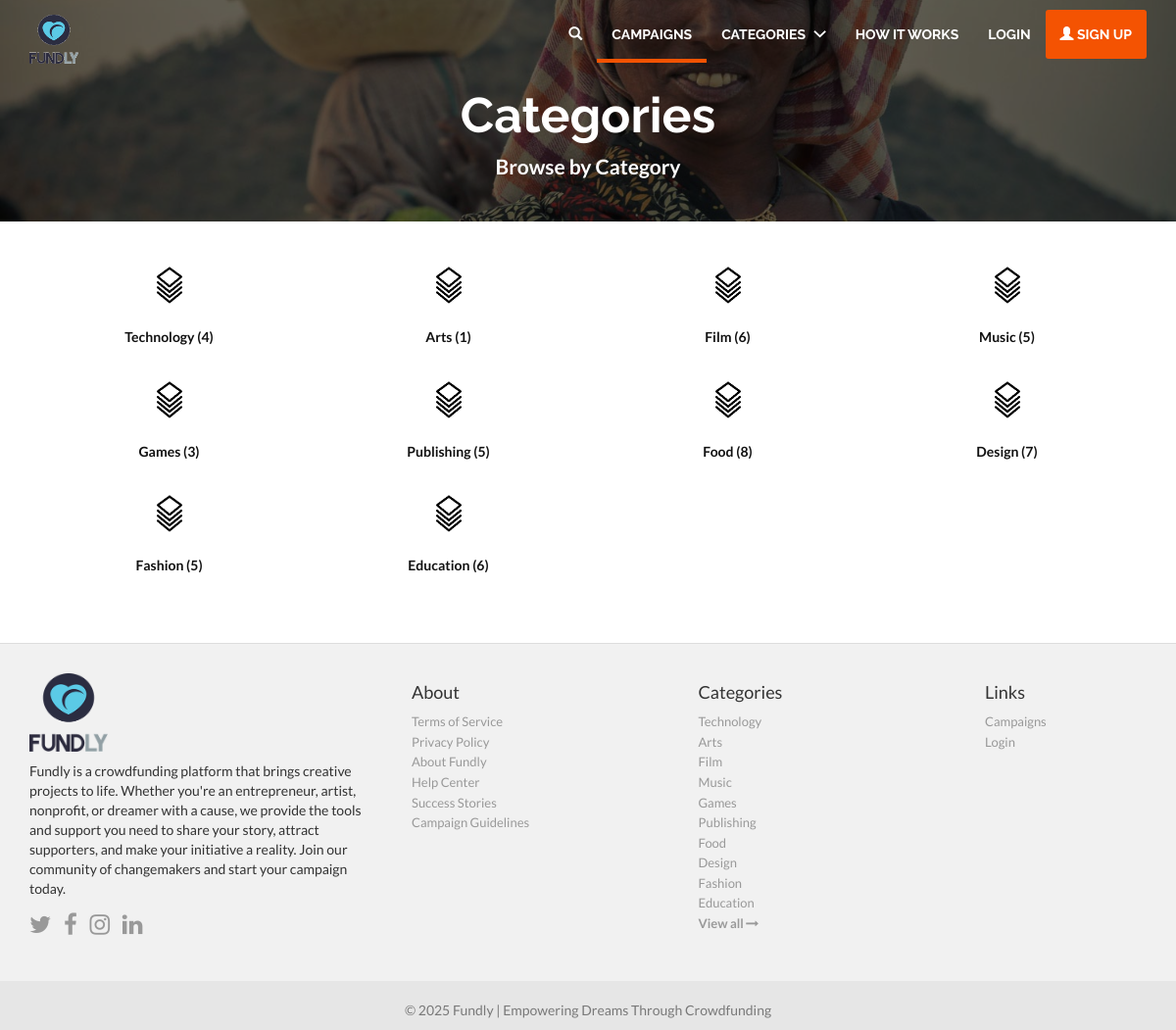
Page /categories on the earlier database version.
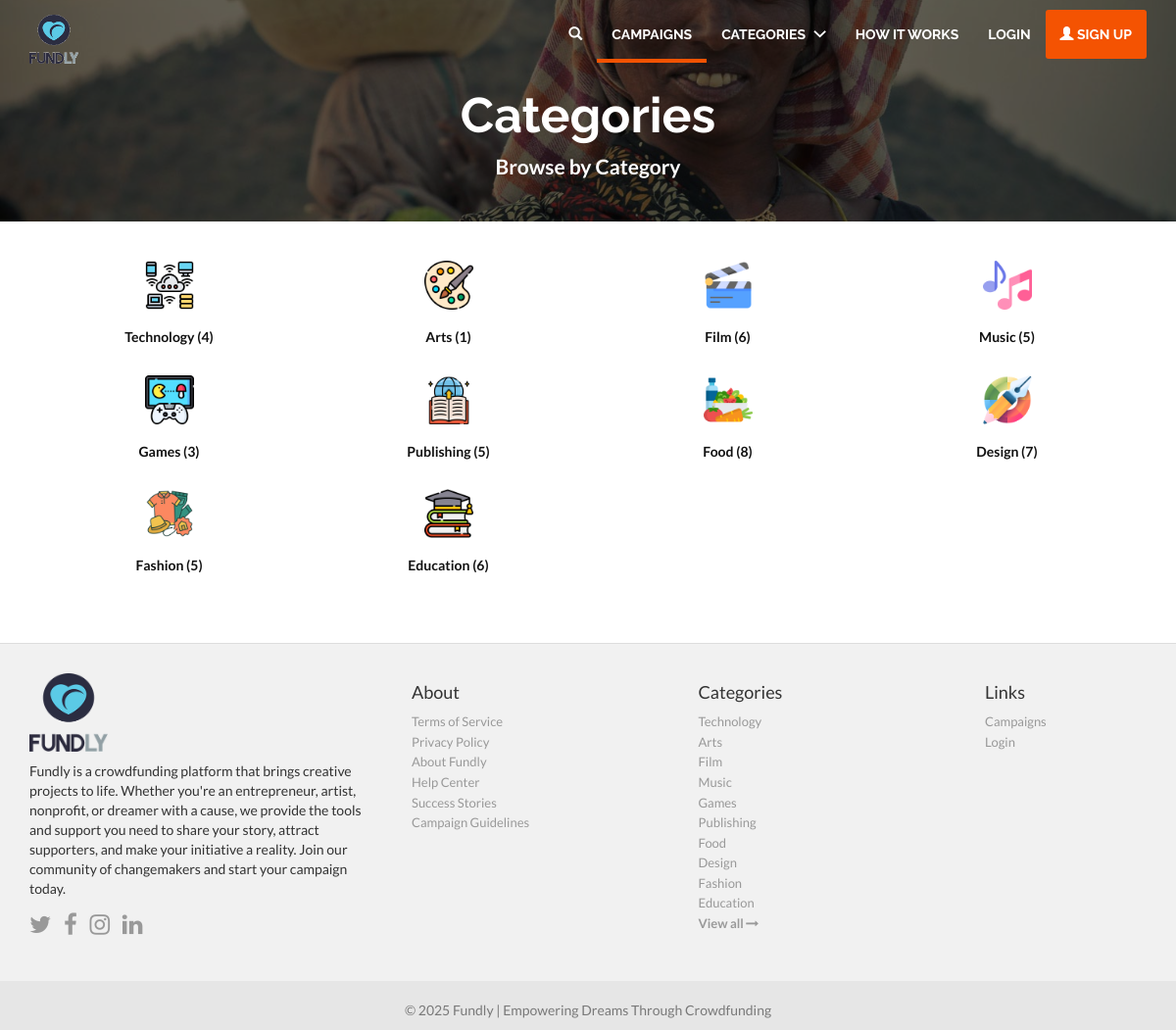
Same page on the later database version.
### core/models.py (models this page shows, shortened)
class Category(models.Model):
    name = models.CharField(max_length=50, unique=True)
    slug = models.CharField(max_length=100, unique=True)
    image = models.ImageField(upload_to='categories', default="default.png")
    @property
    def category_image(self):
        if self.image:
            return self.image.url
        return "/media/categories/default.png"

### core/views.py (the view)
# urls.py: path('categories', CategoryListView.as_view(), name="categories"),
class CategoryListView(ListView):
    model = Category
    template_name = "categories.html"
    context_object_name = "categories"
    queryset = Category.objects.prefetch_related("campaign_set").all()

### core/context_processors.py (called while the page is built)
def categories(request):
    cats = Category.objects.prefetch_related("campaign_set").all()[:5]
    return {'categories': cats}

### templates/categories.html
{% extends 'base.html' %}
{% block content %}
    <div class="jumbotron md index-header jumbotron_set jumbotron-cover">
        <div class="container wrap-jumbotron position-relative">
            <h2 class="title-site">Categories</h2>
            <p class="subtitle-site"><strong>Browse by Category</strong></p>
        </div>
    </div>
    <div class="container margin-bottom-40">
        {% for category in categories %}
            <div class="col-lg-3 col-md-6 col-sm-6 col-xs-12 row-margin-20 text-center">
                <a href="{% url 'core:campaigns-by-category' category.id %}">
                    <img class="img-responsive center-block custom-rounded" src="{{ category.category_image }}" alt="{{ category.name }}" style="height: 50px; width: 50px;">
                </a>
                <h1 class="title-services">
                    <a href="#">
                        {{ category.name }} ({{ category.campaign_set.count }})
                    </a>
                </h1>
            </div>
        {% endfor %}
    </div>
{% endblock %}

### templates/base.html (shortened to what this page needs)
{% load static %}
<!DOCTYPE html>
<html lang="en">
<head>
    {% include 'includes/stylesheets.html' %}
</head>
<body>
{% include 'includes/navbar.html' %}
{% block content %}{% endblock %}
{% include 'includes/footer.html' %}
</body>
</html>

### templates/includes/stylesheets.html (shortened to what this page needs)
{% load static %}
<link href="{% static 'bootstrap/css/bootstrap.css' %}" rel="stylesheet" type="text/css" />
<link href="{% static 'css/main.css' %}" rel="stylesheet">
<link href="{% static 'css/font-awesome.min.css' %}" rel="stylesheet">
<link href="{% static 'css/icomoon.css' %}" rel="stylesheet">
<link href="{% static 'fonts/ionicons/css/ionicons.min.css' %}" rel="stylesheet" type="text/css" />
<link href="{% static 'plugins/sweetalert/sweetalert.css' %}" rel="stylesheet" type="text/css" />

### templates/includes/navbar.html (shortened to what this page needs)
{% load static %}
<div class="navbar navbar-inverse navbar-px padding-top-10 padding-bottom-10">
    <div class="container">
        <div class="navbar-header">
            <a class="navbar-brand" href="{% url 'core:home' %}">
                <img src="{% static 'img/logo.png' %}" class="logo" style="width: 50px; height: 50px"/>
            </a>
        </div>
        <div class="navbar-collapse collapse">
            <ul class="nav navbar-nav navbar-right">
                <li>
                    <a href="#search" class="text-uppercase font-default">
                        <i class="glyphicon glyphicon-search"></i> <span class="title-dropdown font-default"><strong>Search</strong></span>
                    </a>
                </li>
                <li class="active-navbar">
                    <a class="text-uppercase font-default" href="{% url 'campaign:campaign-list' %}">Campaigns</a>
                </li>
                <li class="dropdown">
                    <a href="javascript:void(0);" data-toggle="dropdown" class="text-uppercase font-default">Categories
                        <i class="ion-chevron-down margin-lft5"></i>
                    </a>
                </li>
                <li>
                    <a class="text-uppercase font-default" href="{% url 'core:how-it-works' %}">How it works</a>
                </li>
                {% if request.user.is_authenticated %}
                    <li class="dropdown">
                        <a href="javascript:void(0);" data-toggle="dropdown"
                           class="userAvatar myprofile dropdown-toggle">
                            <img src="{% static 'img/avatar.png' %}"
                                 alt="User" class="img-circle avatarUser" width="21" height="21"/>
                            <span class="title-dropdown font-default"><strong>My Profile</strong></span>
                            <i class="ion-chevron-down margin-lft5"></i>
                        </a>
                        <ul class="dropdown-menu arrow-up nav-session" role="menu" aria-labelledby="dropdownMenu4">
                            <li>
                                <a href="{% url 'dashboard:home' %}" class="text-overflow">
                                    <i class="icon icon-dashboard myicon-right"></i> My Dashboard
                                </a>
                            </li>
                            <li>
                                <a href="#" class="text-overflow">
                                    <i class="fa fa-heart myicon-right"></i> Likes
                                </a>
                            </li>
                            <li>
                                <a href="{% url 'accounts:account' %}" class="text-overflow">
                                    <i class="glyphicon glyphicon-cog myicon-right"></i> Account Settings
                                </a>
                            </li>
                            <li>
                                <a href="{% url 'accounts:logout' %}" class="logout text-overflow">
                                    <i class="glyphicon glyphicon-log-out myicon-right"></i> Logout
                                </a>
                            </li>
                        </ul>
                    </li>
                    <li>
                        <a class="log-in custom-rounded" href="{% url 'campaign:campaign-create' %}"
                           title="Create Campaign">
                            <i class="glyphicon glyphicon-edit"></i> <strong>Create Campaign</strong>
                        </a>
                    </li>
                {% else %}
                    <li><a class="text-uppercase font-default" href="{% url 'accounts:login' %}">Login</a></li>
                    <li>
                        <a class="log-in custom-rounded text-uppercase font-default"
                           href="{% url 'accounts:register' %}">
                            <i class="glyphicon glyphicon-user"></i> Sign up
                        </a>
                    </li>
                {% endif %}
            </ul>
        </div>
    </div>
</div>

### templates/includes/footer.html
{% load static %}
<footer class="footer-main">
    <div class="container">
        <div class="row">
            <div class="col-md-4">
                <a href="{% url 'core:home' %}">
                    <img src="{% static 'img/logo.png' %}" style="height: 80px; width: 80px"/>
                </a>
                <p class="margin-tp-xs">Fundly is a crowdfunding platform that brings creative projects to life.
                    Whether you're an entrepreneur, artist, nonprofit, or dreamer with a cause, we provide the tools
                    and support you need to share your story, attract supporters, and make your initiative a reality.
                    Join our community of changemakers and start your campaign today.</p>
                <ul class="list-inline">
                    <li><a href="https://www.twitter.com/fundly" class="ico-social"><i class="fa fa-twitter"></i></a></li>
                    <li><a href="https://www.facebook.com/fundly" class="ico-social"><i class="fa fa-facebook"></i></a></li>
                    <li><a href="https://www.instagram.com/fundly" class="ico-social"><i class="fa fa-instagram"></i></a></li>
                    <li><a href="https://www.linkedin.com/company/fundly" class="ico-social"><i class="fa fa-linkedin"></i></a></li>
                </ul>
            </div>
            <div class="col-md-3 margin-tp-xs">
                <h4 class="margin-top-zero">About</h4>
                <ul class="list-unstyled">
                    <li><a class="link-footer" href="#">Terms of Service</a></li>
                    <li><a class="link-footer" href="#">Privacy Policy</a></li>
                    <li><a class="link-footer" href="#">About Fundly</a></li>
                    <li><a class="link-footer" href="#">Help Center</a></li>
                    <li><a class="link-footer" href="#">Success Stories</a></li>
                    <li><a class="link-footer" href="#">Campaign Guidelines</a></li>
                </ul>
            </div>
            <div class="col-md-3 margin-tp-xs">
                <h4 class="margin-top-zero">Categories</h4>
                <ul class="list-unstyled">
                    {% for category in categories %}
                        <li><a class="link-footer" href="{% url 'core:campaigns-by-category' category.id %}">{{ category.name }}</a></li>
                    {% endfor %}
                    <li><a class="link-footer" href="{% url 'core:categories' %}">
                        <strong>View all <i class="fa fa-long-arrow-right"></i></strong>
                    </a></li>
                </ul>
            </div>
            <div class="col-md-2 margin-tp-xs">
                <h4 class="margin-top-zero">Links</h4>
                <ul class="list-unstyled">
                    <li>
                        <a class="link-footer" href="#">Campaigns</a>
                    </li>
                    <li>
                        <a class="link-footer" href="{% url 'accounts:login' %}">Login</a>
                    </li>
                </ul>
            </div>
        </div>
    </div>
</footer>
<footer class="subfooter">
    <div class="container">
        <div class="row">
            <div class="col-md-12 text-center padding-top-20">
                <p>&copy; {% now "Y" %} Fundly | Empowering Dreams Through Crowdfunding</p>
            </div>
        </div>
    </div>
</footer>

### templates/includes/javascripts.html (shortened to what this page needs)
{% load static %}

### static/css/main.css (style rules this page uses)
html, body { height: 100%; }
li { list-style:none; }
a, a:focus, a:active, select, button, button:active, button:focus, .btn:focus, .btn:active:focus, .btn.active:focus, .btn.focus, .btn:active.focus, .btn.active.focus, input { outline: none; }
body a { color: #f45302; }
.font-default { font-family: "Raleway",Helvetica,Arial,sans-serif; }
.row-margin-20 { margin-bottom: 20px; }
.margin-lft5 { margin-left: 5px; }
.margin-top-zero { margin-top: 0 !important; }
.margin-bottom-40 { margin-bottom: 40px !important; }
.padding-top-10 { padding-top: 10px !important; }
.padding-top-20 { padding-top: 20px !important; }
.padding-bottom-10 { padding-bottom: 10px !important; }
body { font-family: "Lato", Helvetica, Arial, sans-serif; background-color: #FFF; }
.index-header { background: url('../img/header.jpg') no-repeat center center #D1D1D1; background-size: cover; position:relative; }
h1 { font-weight: bold; white-space: nowrap; text-overflow: ellipsis; overflow: hidden; }
.title-services { font-size: 15px; }
.link-footer { font-size: 13px; color: #999; }
.footer-main { width: 100%; background-color: #F1F1F1; padding: 30px 0; border-top: 1px solid #ddd; }
.subfooter { background-color: #e6e6e6; color: #797979; }
.margin-tp-xs { margin-top: 10px; }
.ico-social { font-size: 24px; color: #999; }
.position-relative { position: relative; }
@media (min-width: 768px) { .jumbotron.md { padding: 70px 0 25px; } }
.navbar-inverse { background: transparent; border: none; margin-bottom: 0; }
.navbar-px { position: absolute; z-index: 1010; width: 100%; }
.jumbotron_set { margin-bottom: 40px; }
@media screen and (min-width: 768px) { .jumbotron { padding: 150px 0; } }
h1.title-site, h2.title-site { font-family: "Raleway",Helvetica,Arial,sans-serif; color: #FFF; text-overflow: inherit; overflow: visible; white-space: normal; font-weight: bold; margin-top: 20px !important; text-align: center; }
h2.title-site { font-size: 50px; }
.subtitle-site { color: #FFF; text-align: center; }
.navbar-inverse .navbar-nav > li > a { color: #FFFFFF; }
.navbar-inverse .navbar-nav > li > a.log-in, .navbar-inverse .navbar-nav > li > a:hover.log-in { color: #FFF; background-color: #f45302; }
.navbar-nav > li > a { font-size: 14px; font-weight: 700; }
.navbar-inverse .navbar-collapse { border-color: #4E4E4E; border-width: 1px; }
.navbar-brand { padding: 5px 15px; }
.custom-rounded { border-radius: 3px; -webkit-border-radius: 3px; -moz-border-radius: 3px; }
.title-services { text-align: center; }
.title-services > a { font-size: 14px; color: #111; }
.jumbotron-cover:before { content: ''; position: absolute; width: 100%; height: 100%; background: rgba(5,5,5,.6); left: 0; top: 0; }
.active-navbar { box-shadow: 0 4px #f45302; -moz-box-shadow: 0 4px #f45302; -webkit-box-shadow: 0 4px #f45302; }

Differences in the rows shown:
changed Category "Technology": category_image: picture added in place of a placeholder
changed Category "Arts": category_image: picture added in place of a placeholder
changed Category "Film": category_image: picture added in place of a placeholder
changed Category "Music": category_image: picture added in place of a placeholder
changed Category "Games": category_image: picture added in place of a placeholder
changed Category "Publishing": category_image: picture added in place of a placeholder
changed Category "Food": category_image: picture added in place of a placeholder
changed Category "Design": category_image: picture added in place of a placeholder
changed Category "Fashion": category_image: picture added in place of a placeholder
changed Category "Education": category_image: picture added in place of a placeholder
